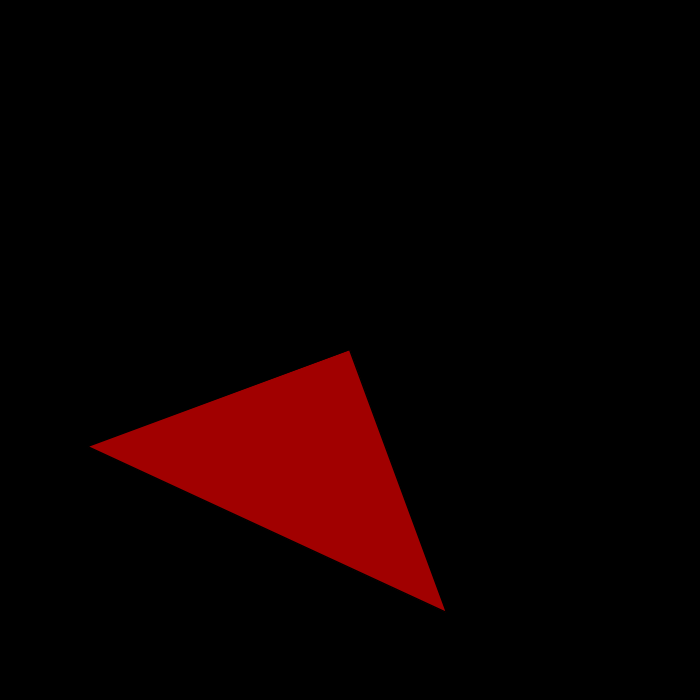
Frame 1 (no input)
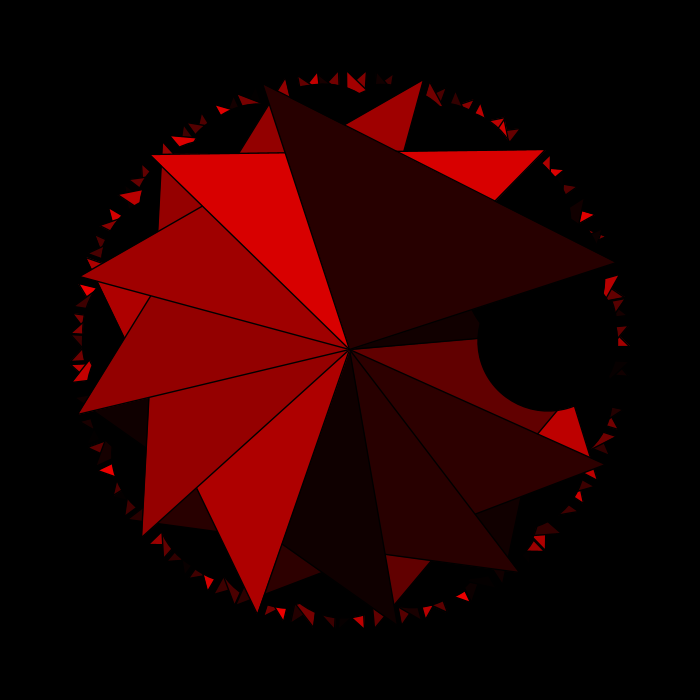
Frame 60 (the mouse pressed at the canvas centre just before this capture)
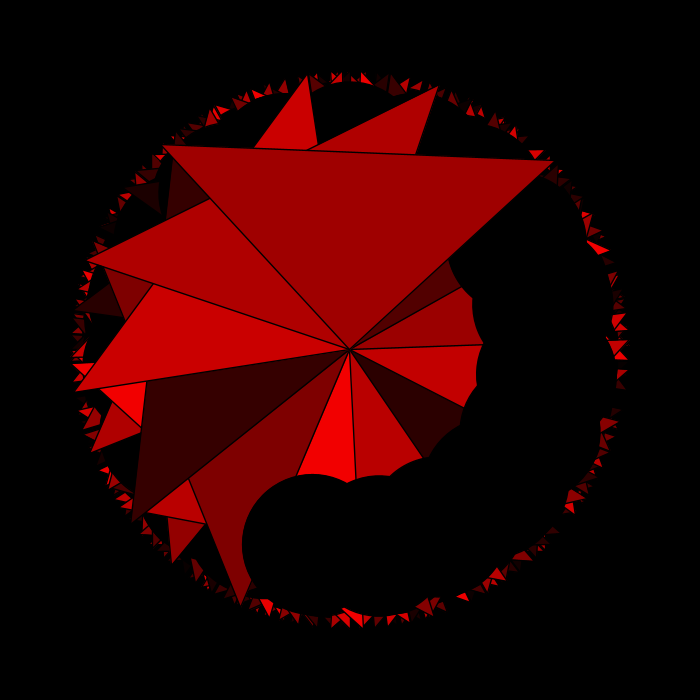
Frame 120 (the mouse held since frame 60 and released just before this capture)

The Processing sketch that drew these frames (run headless with seeded random() and noise(); from frame 60 on, the mouse is pressed at the canvas centre):

// Processing sketch: processing_7955
// ── processing_7955.pde

 float ang;
 void setup(){
  size(700,700);
  smooth();
  background(0);
}
void draw(){
   scale(1.4);
  rotate(ang);
  nero(250,250);
  }
  void nero(float x,float y){
    pushMatrix();
    translate(x,y);
    
     rotate(y+millis()/50.1);
    fill(random(0),0,0);
    ellipse(100,100,100,100);
    
    rotate(x+millis()/100.1);
    fill(random(250),0,0);
    triangle(0,200,0,0,200,0);
    
   
 
    
    popMatrix();
  }
